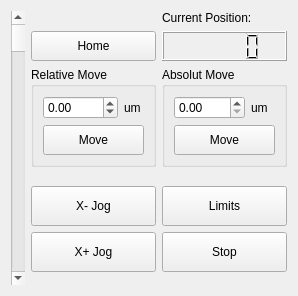
<?xml version="1.0" encoding="UTF-8"?>
<ui version="4.0">
 <class>Form</class>
 <widget class="QWidget" name="Form">
  <property name="geometry">
   <rect>
    <x>0</x>
    <y>0</y>
    <width>298</width>
    <height>296</height>
   </rect>
  </property>
  <property name="windowTitle">
   <string>Form</string>
  </property>
  <layout class="QGridLayout" name="gridLayout">
   <item row="2" column="3">
    <widget class="QLabel" name="CurPos">
     <property name="text">
      <string>Current Position:</string>
     </property>
    </widget>
   </item>
   <item row="4" column="2">
    <widget class="QGroupBox" name="RelativeMove">
     <property name="title">
      <string>Relative Move</string>
     </property>
     <layout class="QGridLayout" name="gridLayout_2">
      <item row="1" column="0">
       <widget class="QDoubleSpinBox" name="RelativePos">
        <property name="minimumSize">
         <size>
          <width>50</width>
          <height>0</height>
         </size>
        </property>
        <property name="minimum">
         <double>-1015.000000000000000</double>
        </property>
        <property name="maximum">
         <double>1015.000000000000000</double>
        </property>
       </widget>
      </item>
      <item row="1" column="1">
       <widget class="QLabel" name="mm">
        <property name="text">
         <string>um</string>
        </property>
       </widget>
      </item>
      <item row="3" column="0" colspan="2">
       <widget class="QPushButton" name="MoveRE">
        <property name="minimumSize">
         <size>
          <width>0</width>
          <height>30</height>
         </size>
        </property>
        <property name="text">
         <string>Move</string>
        </property>
       </widget>
      </item>
     </layout>
    </widget>
   </item>
   <item row="6" column="3">
    <widget class="QPushButton" name="Limits">
     <property name="minimumSize">
      <size>
       <width>0</width>
       <height>40</height>
      </size>
     </property>
     <property name="text">
      <string>Limits</string>
     </property>
    </widget>
   </item>
   <item row="3" column="2">
    <widget class="QPushButton" name="Home">
     <property name="minimumSize">
      <size>
       <width>0</width>
       <height>30</height>
      </size>
     </property>
     <property name="text">
      <string>Home</string>
     </property>
    </widget>
   </item>
   <item row="2" column="2">
    <widget class="QLabel" name="StatusLabel">
     <property name="text">
      <string/>
     </property>
    </widget>
   </item>
   <item row="4" column="3">
    <widget class="QGroupBox" name="AbsoluteMove">
     <property name="title">
      <string>Absolut Move</string>
     </property>
     <layout class="QGridLayout" name="gridLayout_3">
      <item row="3" column="0">
       <widget class="QDoubleSpinBox" name="DesirePos">
        <property name="minimumSize">
         <size>
          <width>50</width>
          <height>0</height>
         </size>
        </property>
        <property name="sizeIncrement">
         <size>
          <width>0</width>
          <height>0</height>
         </size>
        </property>
        <property name="maximum">
         <double>1015.000000000000000</double>
        </property>
       </widget>
      </item>
      <item row="3" column="1">
       <widget class="QLabel" name="mm_2">
        <property name="text">
         <string>um</string>
        </property>
       </widget>
      </item>
      <item row="4" column="0" colspan="2">
       <widget class="QPushButton" name="MoveAB">
        <property name="minimumSize">
         <size>
          <width>0</width>
          <height>30</height>
         </size>
        </property>
        <property name="text">
         <string>Move</string>
        </property>
       </widget>
      </item>
     </layout>
    </widget>
   </item>
   <item row="3" column="3">
    <widget class="QLCDNumber" name="CurrentPos"/>
   </item>
   <item row="2" column="1" rowspan="7">
    <widget class="QScrollBar" name="Scroll">
     <property name="maximum">
      <number>1015</number>
     </property>
     <property name="orientation">
      <enum>Qt::Vertical</enum>
     </property>
     <property name="invertedAppearance">
      <bool>false</bool>
     </property>
     <property name="invertedControls">
      <bool>false</bool>
     </property>
    </widget>
   </item>
   <item row="7" column="2">
    <widget class="QPushButton" name="JogPlus">
     <property name="minimumSize">
      <size>
       <width>0</width>
       <height>40</height>
      </size>
     </property>
     <property name="text">
      <string>X+ Jog</string>
     </property>
    </widget>
   </item>
   <item row="6" column="2">
    <widget class="QPushButton" name="JogMinus">
     <property name="minimumSize">
      <size>
       <width>0</width>
       <height>40</height>
      </size>
     </property>
     <property name="text">
      <string>X- Jog</string>
     </property>
    </widget>
   </item>
   <item row="7" column="3">
    <widget class="QPushButton" name="Stop">
     <property name="minimumSize">
      <size>
       <width>0</width>
       <height>40</height>
      </size>
     </property>
     <property name="text">
      <string>Stop</string>
     </property>
    </widget>
   </item>
  </layout>
 </widget>
 <resources/>
 <connections/>
</ui>
